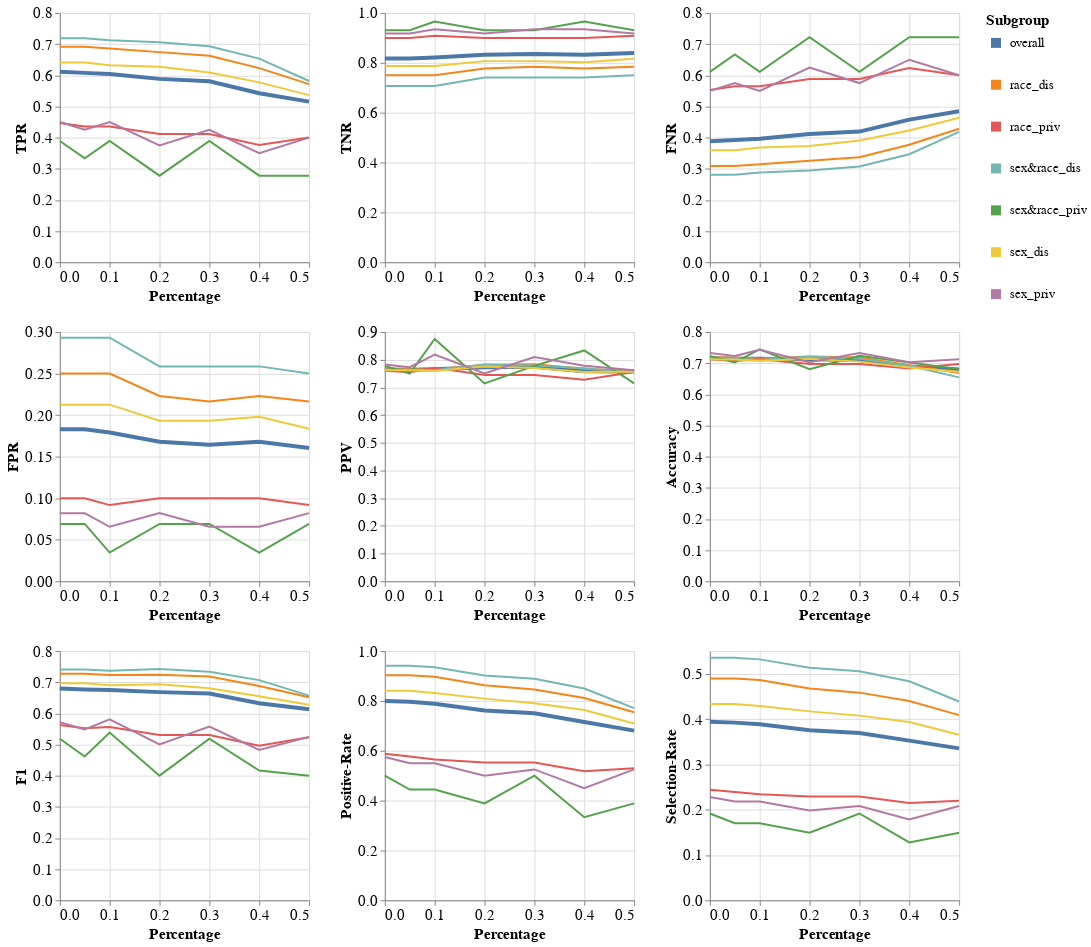

Here is the notebook cell this chart was saved with:
### Code cell
visualizer.create_subgroups_grid_pct_lines_plot(model_name=MODEL_NAMES[0],
                                                target_preprocessing_technique=PREPROCESSING_TECHNIQUES[0],
                                                subgroup_metrics_type='error')
